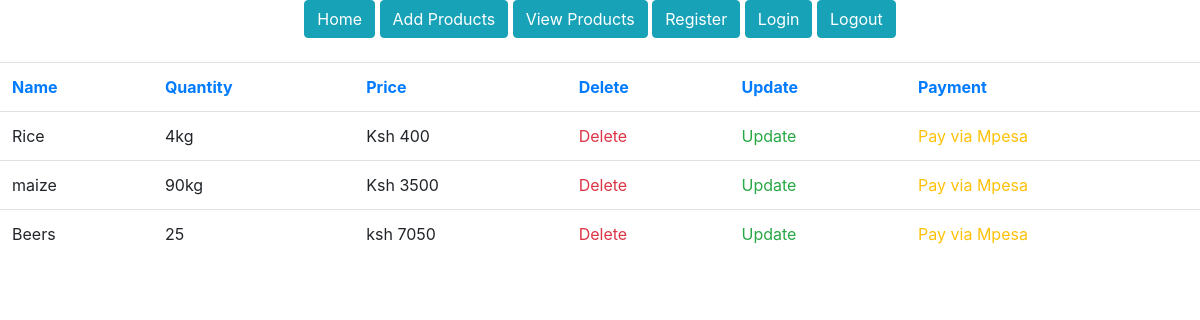
/products/ (signed in), run on an earlier commit of the app's database.
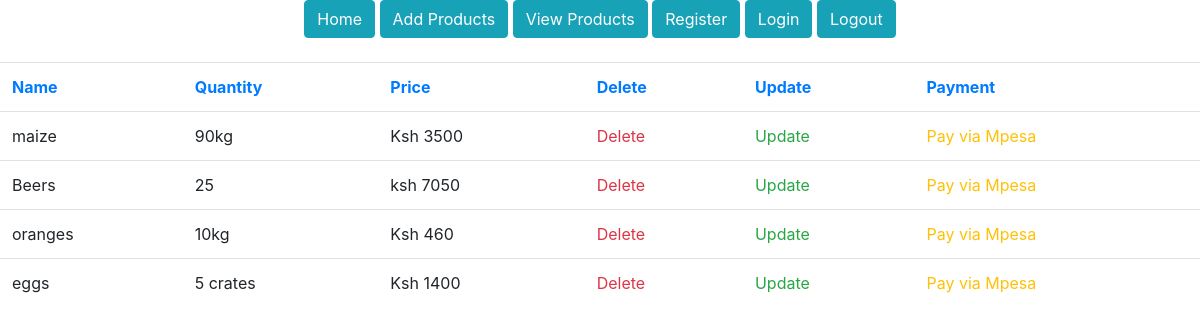
And on a later commit of the database.
### morningDjangoProject/models.py (models this page shows)
class Product(models.Model):
    prod_name = models.CharField(max_length=30, blank= False , null=False)
    prod_quantity = models.CharField(max_length=30 , blank= False, null=False)
    prod_price = models.CharField(max_length=30, blank=False, null=False)

### morningDjangoProject/views.py (the view)
# urls.py: path('products/', general_views.view_products, name='products'),
@login_required
def view_products(request):
    products = Product.objects.all()
    return render(request, 'products.html', {'products': products})

### templates/products.html
{% extends 'base.html' %}
{% load static %}
{% block content %}
    <section class="products-section">
        <div class="products-section-container">
            <table class="table">
                <tr class="text-primary">
                    <th>Name</th>
                    <th>Quantity</th>
                    <th>Price</th>
                    <th>Delete</th>
                    <th>Update</th>
                    <th>Payment</th>
                </tr>
                {% for product in products %}
                <tr>
                    <td>{{ product.prod_name }}</td>
                    <td>{{ product.prod_quantity }}</td>
                    <td>{{ product.prod_price }}</td>
                    <td><a href="/delete-product/{{ product.id }}" class="text-danger">Delete</a></td>
                    <td><a href="/update-product/{{ product.id }}" class="text-success">Update</a></td>
                    <td><a href="/pay/{{ product.id }}" class="text-warning">Pay via Mpesa</a></td>
                </tr>
                {% endfor %}
            </table>
        </div>
    </section>
{% endblock %}

What changed in the data, as far as the page shows it:
removed Product: prod_name "Rice", prod_quantity "4kg", prod_price "Ksh 400"
added Product: prod_name "oranges", prod_quantity "10kg", prod_price "Ksh 460"
added Product: prod_name "eggs", prod_quantity "5 crates", prod_price "Ksh 1400"
